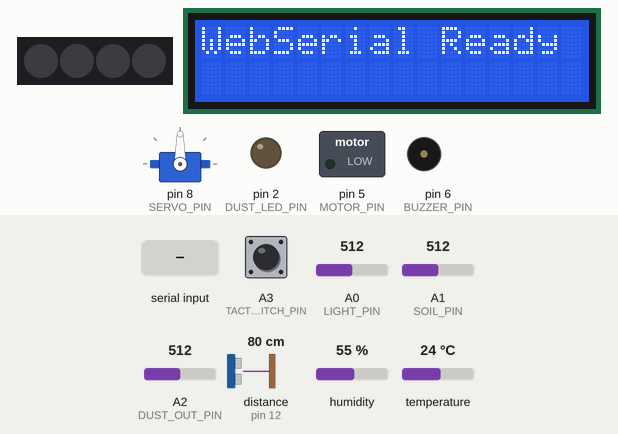
Simulated run of this sketch. Board: Arduino Uno, built with avr-gcc and run on an emulated ATmega328P. Shown: 4 RGB LEDs in strip order, left to right, servo, 16×2 character LCD, switched loads named in the sketch (green lamp = pin HIGH), output pins drawn as LEDs (lit = HIGH), buzzer (waves = sounding). Wiring (inferred from the names in the program): ultrasonic range finder: trigger pin 13; echo pin 12. Inputs (shaded band) come from the test bench; at power-on: A0 (LIGHT_PIN) = 512, A1 (SOIL_PIN) = 512, A2 (DUST_OUT_PIN) = 512, A3 (TACT_SWITCH_PIN) HIGH, distance to the obstacle (sensor on pin 12) 80 cm, humidity 55 %, temperature 24 °C. The echo pulse lasts 58.3 µs per cm; the audio player accepts every command and is not drawn; pins used as bus, display or sensor lines are not drawn; what the sketch prints to the serial monitor is not drawn.

Above: at 1.7 s.
1.8 s: "NEO:1\n" received over Serial
At 2.4 s:
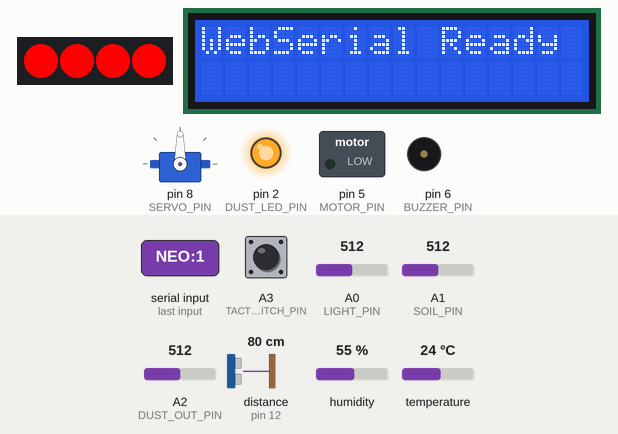
3.5 s: "LED:1\n" received over Serial
At 4.7 s:
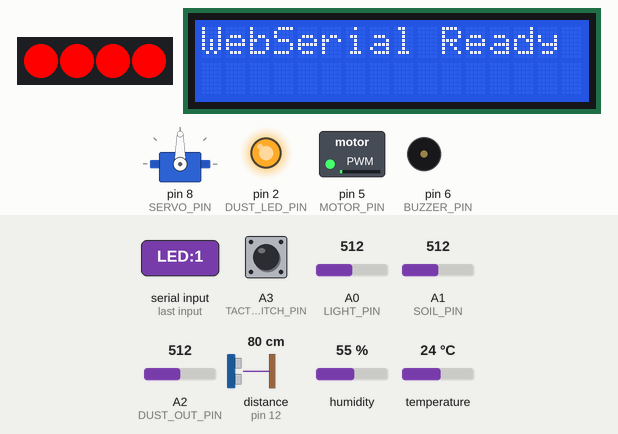
5.0 s: "MOTOR:150\n" received over Serial
At 6.0 s:
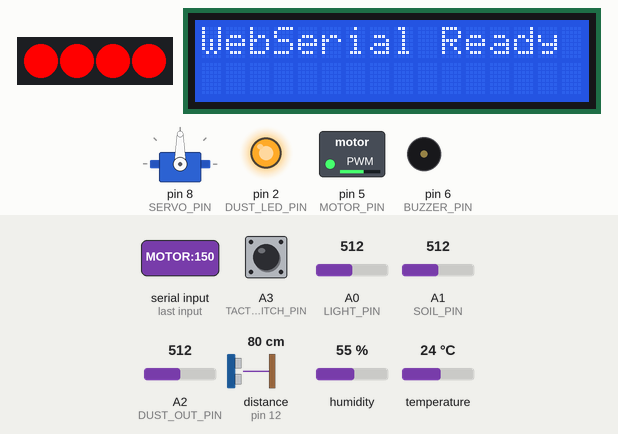
6.5 s: "SERVO:1\n" received over Serial
At 7.1 s:
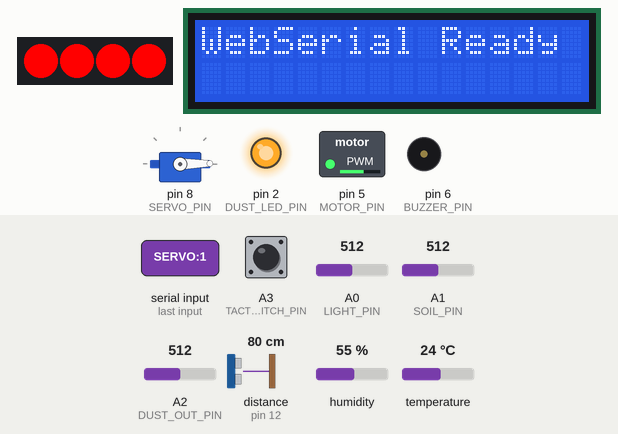
8.0 s: "BUZZER:1\n" received over Serial
At 8.3 s:
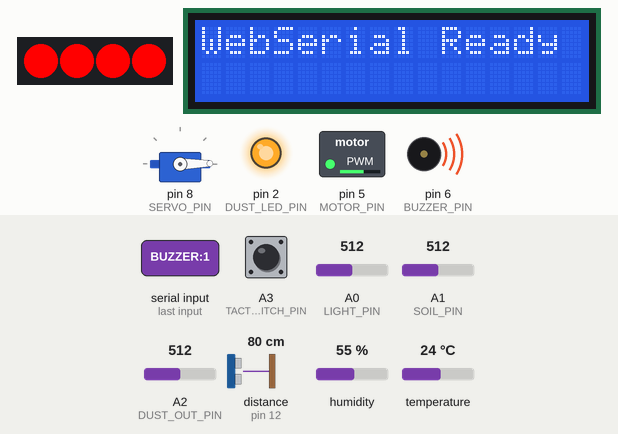
9.5 s: "MOTOR:1\n" received over Serial
At 10.6 s:
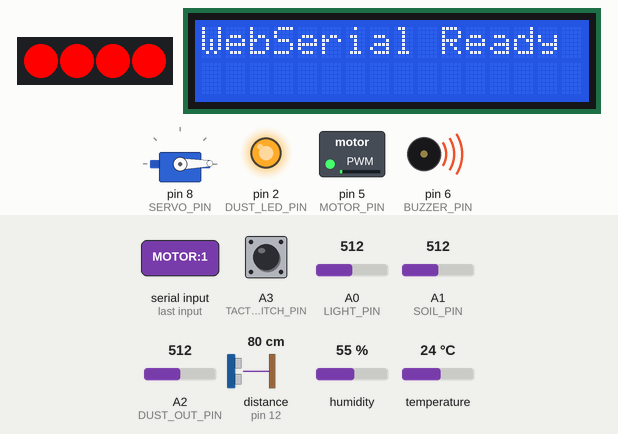
Timing chart, 0 to 12.0 s (numbered marks = the images above; inputs shaded):
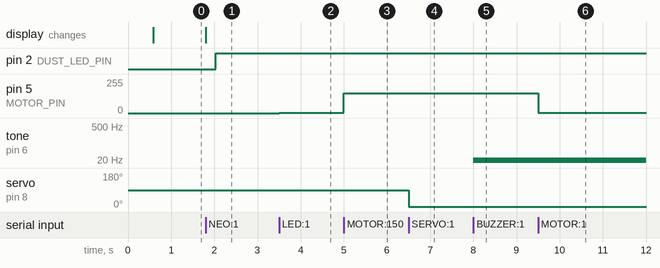

Measured:
- after the input at 3.5 s, pin 5 (MOTOR_PIN): 0/255 → 1/255 at once
- after the input at 5.0 s, pin 5 (MOTOR_PIN): 1/255 → 150/255 at once
- after the input at 6.5 s, servo on pin 8 (SERVO_PIN): 90° → 1° at once
- after the input at 8.0 s, tone on pin 6 (BUZZER_PIN): silent → 1 Hz at once
- after the input at 9.5 s, pin 5 (MOTOR_PIN): 150/255 → 1/255 at once

The sketch:

web_serial_firmware.ino
```cpp
#include <DHT.h>
#include <Adafruit_NeoPixel.h>
#include <Servo.h>
#include <SoftwareSerial.h>
#include <DFRobotDFPlayerMini.h>
#include <Wire.h>
#include <LiquidCrystal_I2C.h>

// --- 핀 번호 정의 (요구사항 기준) ---
#define DHTPIN 4
#define DHTTYPE DHT11 // DHT11 기준 (DHT22일 경우 DHT22로 변경)

#define MOTOR_PIN 5   // DC모터와 LED가 5번 핀을 공유하므로 통합 제어
#define LED_PIN 5

#define BUZZER_PIN 6
#define NEOPIXEL_PIN 7
#define NUMPIXELS 4

#define SERVO_PIN 8

#define MP3_RX 10
#define MP3_TX 11

#define TRIG_PIN 13
#define ECHO_PIN 12

#define LIGHT_PIN A0
#define SOIL_PIN A1
#define DUST_OUT_PIN A2
#define DUST_LED_PIN 2
#define TACT_SWITCH_PIN A3

// --- 객체 생성 ---
DHT dht(DHTPIN, DHTTYPE);
// [수정 완료] NEOGRB -> NEO_GRB 로 변경
Adafruit_NeoPixel pixels(NUMPIXELS, NEOPIXEL_PIN, NEO_GRB + NEO_KHZ800);
Servo myServo;
SoftwareSerial mp3Serial(MP3_RX, MP3_TX);
DFRobotDFPlayerMini myDFPlayer;
LiquidCrystal_I2C lcd(0x27, 16, 2); // I2C 주소는 일반적으로 0x27 또는 0x3F

// --- 전역 변수 ---
unsigned long lastSensorReport = 0;
const unsigned long reportInterval = 2000; // 2초마다 웹으로 센서 데이터 자동 전송

void setup() {
  // 시리얼 통신 초기화 (Web Serial API 표준 속도)
  Serial.begin(115200);

  // 핀 모드 설정
  pinMode(MOTOR_PIN, OUTPUT);
  pinMode(BUZZER_PIN, OUTPUT);
  pinMode(TRIG_PIN, OUTPUT);
  pinMode(ECHO_PIN, INPUT);
  pinMode(DUST_LED_PIN, OUTPUT);
  pinMode(TACT_SWITCH_PIN, INPUT_PULLUP); // 내부 풀업 저항 사용

  // 각 부품 초기화
  dht.begin();
  pixels.begin();
  pixels.show(); // 네오픽셀 초기화 (모두 끔)
  myServo.attach(SERVO_PIN);
  myServo.write(90); // 서보 초기 각도 90도

  // MP3 모듈 초기화
  mp3Serial.begin(9600);
  myDFPlayer.begin(mp3Serial, false, false); // 메모리 절약을 위해 정밀 체크 해제
  myDFPlayer.volume(20); // 기본 볼륨 20 (0~30)

  // LCD 초기화
  lcd.init();
  lcd.backlight();
  lcd.setCursor(0, 0);
  lcd.print("WebSerial Ready");
}

void loop() {
  // 1. 웹 브라우저로부터 명령 수신 처리
  if (Serial.available() > 0) {
    String inputString = Serial.readStringUntil('\n');
    inputString.trim(); // 공백 및 줄바꿈 제거
    if (inputString.length() > 0) {
      parseAndExecute(inputString);
    }
  }

  // 2. 주기적인 센서 데이터 웹으로 송신 (2초 주기)
  unsigned long currentMillis = millis();
  if (currentMillis - lastSensorReport >= reportInterval) {
    lastSensorReport = currentMillis;
    reportSensors();
  }
}

// --- 명령 해석 및 실행 함수 ---
void parseAndExecute(String command) {
  int colonIndex = command.indexOf(':');

  // 잘못된 형식 방어 코드
  if (colonIndex == -1) {
    Serial.println("ERR:Invalid format. Use 'CMD:VAL'");
    return;
  }

  String cmd = command.substring(0, colonIndex);
  String valStr = command.substring(colonIndex + 1);
  int val = valStr.toInt();

  cmd.toUpperCase(); // 대소문자 구분 없앰

  // --- 제어 로직 분기 ---
  if (cmd == "LED" || cmd == "MOTOR") {
    analogWrite(MOTOR_PIN, constrain(val, 0, 255));
    Serial.println("ACK:" + cmd + " SUCCESS");
  }
  else if (cmd == "SERVO") {
    val = constrain(val, 0, 180);
    myServo.write(val);
    Serial.println("ACK:SERVO SUCCESS");
  }
  else if (cmd == "BUZZER") {
    if (val == 0) {
      noTone(BUZZER_PIN);
    } else {
      tone(BUZZER_PIN, val);
    }
    Serial.println("ACK:BUZZER SUCCESS");
  }
  else if (cmd == "NEO") {
    uint32_t color = pixels.Color(0, 0, 0);
    if (val == 1) color = pixels.Color(255, 0, 0);
    else if (val == 2) color = pixels.Color(0, 255, 0);
    else if (val == 3) color = pixels.Color(0, 0, 255);

    for(int i=0; i<NUMPIXELS; i++) {
      pixels.setPixelColor(i, color);
    }
    pixels.show();
    Serial.println("ACK:NEO SUCCESS");
  }
  else if (cmd == "MP3") {
    if (val == 1) myDFPlayer.start();
    else if (val == 2) myDFPlayer.pause();
    else if (val == 3) myDFPlayer.next();
    else if (val > 10) myDFPlayer.play(val - 10);
    Serial.println("ACK:MP3 SUCCESS");
  }
  else if (cmd == "LCD") {
    lcd.clear();
    lcd.setCursor(0, 0);
    lcd.print(valStr.substring(0, 16));
    if (valStr.length() > 16) {
      lcd.setCursor(0, 1);
      lcd.print(valStr.substring(16, 32));
    }
    Serial.println("ACK:LCD SUCCESS");
  }
  else {
    Serial.println("ERR:Unknown Command -> " + cmd);
  }
}

// --- 센서 데이터 수집 및 웹 전송 함수 ---
void reportSensors() {
  // 1. 온습도
  float h = dht.readHumidity();
  float t = dht.readTemperature();

  // 2. 초음파 거리 측정 [수정 완료: TIME_OUT 제거 및 HIGH 상태 추가]
  digitalWrite(TRIG_PIN, LOW);
  delayMicroseconds(2);
  digitalWrite(TRIG_PIN, HIGH);
  delayMicroseconds(10);
  digitalWrite(TRIG_PIN, LOW);
  long duration = pulseIn(ECHO_PIN, HIGH, 30000); // 30ms 동안 HIGH 신호의 길이 측정
  float distance = (duration / 2.0) * 0.0343;

  // 3. 아날로그 센서들
  int light = analogRead(LIGHT_PIN);
  int soil = analogRead(SOIL_PIN);

  // 4. 미세먼지 측정
  digitalWrite(DUST_LED_PIN, LOW);
  delayMicroseconds(280);
  int dustAnalog = analogRead(DUST_OUT_PIN);
  delayMicroseconds(40);
  digitalWrite(DUST_LED_PIN, HIGH);

  // 5. 택트 스위치
  int swState = digitalRead(TACT_SWITCH_PIN) == LOW ? 1 : 0;

  // JSON 형태로 전송
  Serial.print("DATA:{\"temp\":"); Serial.print(isnan(t)?0:t);
  Serial.print(",\"humi\":"); Serial.print(isnan(h)?0:h);
  Serial.print(",\"dist\":"); Serial.print(distance);
  Serial.print(",\"light\":"); Serial.print(light);
  Serial.print(",\"soil\":"); Serial.print(soil);
  Serial.print(",\"dust\":"); Serial.print(dustAnalog);
  Serial.print(",\"switch\":"); Serial.print(swState);
  Serial.println("}");
}
```
